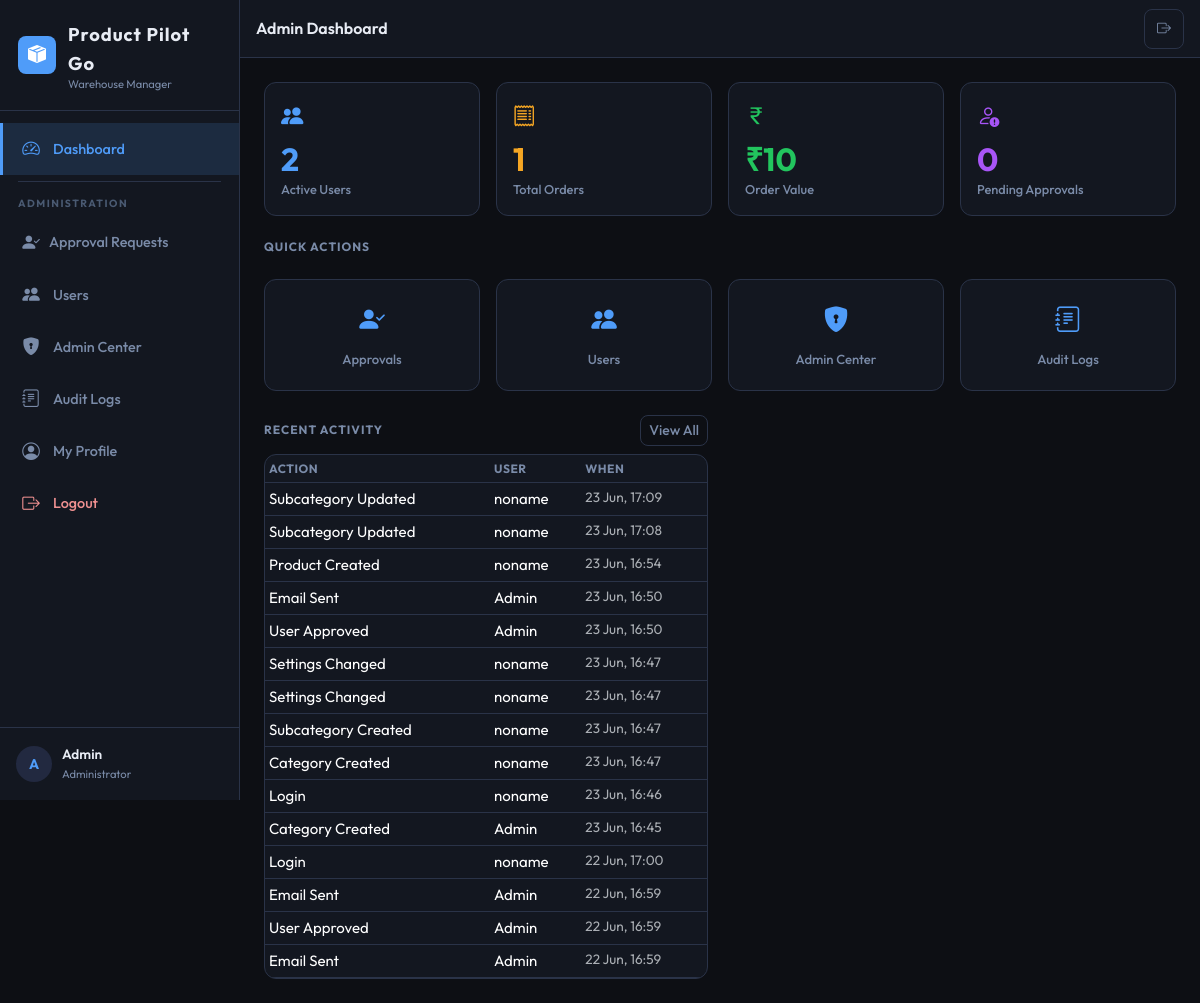
The app's page / (signed in) with its own data.
### aps/models.py (models this page shows, shortened)
class AuditLog(models.Model):
    ACTION_LOGIN = 'login'
    ACTION_LOGOUT = 'logout'
    ACTION_USER_APPROVED = 'user_approved'
    ACTION_USER_REJECTED = 'user_rejected'
    ACTION_USER_DEACTIVATED = 'user_deactivated'
    ACTION_USER_ACTIVATED = 'user_activated'
    ACTION_PRODUCT_CREATED = 'product_created'
    ACTION_PRODUCT_UPDATED = 'product_updated'
    ACTION_PRODUCT_DELETED = 'product_deleted'
    ACTION_PRODUCT_RESTORED = 'product_restored'
    ACTION_PRODUCT_PERMANENT_DELETE = 'product_permanent_delete'
    ACTION_INVENTORY_CREATED = 'inventory_created'
    ACTION_INVENTORY_UPDATED = 'inventory_updated'
    ACTION_INVENTORY_DELETED = 'inventory_deleted'
    ACTION_LOCATION_CHANGED = 'location_changed'
    ACTION_ORDER_CREATED = 'order_created'
    ACTION_ORDER_UPDATED = 'order_updated'
    ACTION_ORDER_DELETED = 'order_deleted'
    ACTION_EXPORT = 'export'
    ACTION_SETTINGS_CHANGED = 'settings_changed'
    ACTION_CATEGORY_CREATED = 'category_created'
    ACTION_CATEGORY_UPDATED = 'category_updated'
    ACTION_SUBCATEGORY_CREATED = 'subcategory_created'
    ACTION_SUBCATEGORY_UPDATED = 'subcategory_updated'
    ACTION_WISHLIST_ADD = 'wishlist_add'
    ACTION_WISHLIST_REMOVE = 'wishlist_remove'
    ACTION_PERMISSION_CHANGED = 'permission_changed'
    ACTION_EMAIL_SENT = 'email_sent'
    ACTION_EMAIL_FAILED = 'email_failed'
    ACTION_CHOICES = [
        (ACTION_LOGIN, 'Login'),
        (ACTION_LOGOUT, 'Logout'),
        (ACTION_USER_APPROVED, 'User Approved'),
        (ACTION_USER_REJECTED, 'User Rejected'),
        (ACTION_USER_DEACTIVATED, 'User Deactivated'),
        (ACTION_USER_ACTIVATED, 'User Activated'),
        (ACTION_PRODUCT_CREATED, 'Product Created'),
        (ACTION_PRODUCT_UPDATED, 'Product Updated'),
        (ACTION_PRODUCT_DELETED, 'Product Deleted'),
        (ACTION_PRODUCT_RESTORED, 'Product Restored'),
        (ACTION_PRODUCT_PERMANENT_DELETE, 'Product Permanently Deleted'),
        (ACTION_INVENTORY_CREATED, 'Inventory Created'),
        (ACTION_INVENTORY_UPDATED, 'Inventory Updated'),
        (ACTION_INVENTORY_DELETED, 'Inventory Deleted'),
        (ACTION_LOCATION_CHANGED, 'Location Changed'),
        (ACTION_ORDER_CREATED, 'Order Created'),
        (ACTION_ORDER_UPDATED, 'Order Updated'),
        (ACTION_ORDER_DELETED, 'Order Deleted'),
        (ACTION_EXPORT, 'Data Export'),
        (ACTION_SETTINGS_CHANGED, 'Settings Changed'),
        (ACTION_CATEGORY_CREATED, 'Category Created'),
        (ACTION_CATEGORY_UPDATED, 'Category Updated'),
        (ACTION_SUBCATEGORY_CREATED, 'Subcategory Created'),
        (ACTION_SUBCATEGORY_UPDATED, 'Subcategory Updated'),
        (ACTION_WISHLIST_ADD, 'Wishlist Add'),
        (ACTION_WISHLIST_REMOVE, 'Wishlist Remove'),
        (ACTION_PERMISSION_CHANGED, 'Permission Changed'),
        (ACTION_EMAIL_SENT, 'Email Sent'),
        (ACTION_EMAIL_FAILED, 'Email Failed'),
    ]
    user = models.ForeignKey(
        User,
        on_delete=models.SET_NULL,
        null=True, blank=True,
        related_name='audit_logs',
        help_text='User who performed the action.',
    )
    action = models.CharField(max_length=40, choices=ACTION_CHOICES, db_index=True)
    object_type = models.CharField(max_length=50, blank=True, db_index=True)
    object_id = models.PositiveIntegerField(null=True, blank=True, db_index=True)
    object_repr = models.CharField(max_length=255, blank=True)
    details = models.TextField(blank=True, help_text='JSON or text details of the change.')
    ip_address = models.GenericIPAddressField(null=True, blank=True)
    user_agent = models.CharField(max_length=500, blank=True)
    created_at = models.DateTimeField(auto_now_add=True, db_index=True)
    class Meta:
        ordering = ['-created_at']
        verbose_name = 'Audit Log'
        verbose_name_plural = 'Audit Logs'
        indexes = [
            models.Index(fields=['action', '-created_at'], name='idx_audit_action_date'),
            models.Index(fields=['user', '-created_at'], name='idx_audit_user_date'),
            models.Index(fields=['object_type', 'object_id'], name='idx_audit_object'),
        ]

### aps/views/dashboard.py (the view, shortened to what this page needs)
# urls.py: path('', views.dashboard, name='dashboard'),
@login_required
def dashboard(request):
    if is_administrator(request.user):
        stats = DashboardService.company_stats(request.user)
        context = {
            'page_title': 'Admin Dashboard',
            'active_menu': 'dashboard',
            'is_admin_dashboard': True,
            **stats,
        }
    return render(request, 'aps/dashboard.html', context)

### aps/permissions.py (called while the page is built, shortened)
def is_administrator(user):
    return user.is_authenticated and user.is_active and (
        user.is_staff or user.is_superuser
    )

def can_export(user):
    if is_administrator(user):
        return True
    profile = get_user_profile(user)
    return profile and profile.can_export

def can_manage_settings(user):
    if is_administrator(user):
        return True

def can_delete_products(user):
    if is_administrator(user):
        return True
    profile = get_user_profile(user)
    return profile and profile.can_delete_products

### aps/templatetags/aps_tags.py (called while the page is built)
@register.simple_tag
def active_class(request, *url_names):
    try:
        match = resolve(request.path)
        if match.url_name in url_names:
            return "active"
    except Resolver404:
        pass
    return ""

@register.filter(name="currency")
def currency_filter(value):
    try:
        amount = float(value)
        if amount == int(amount):
            return f"₹{int(amount):,}"
        return f"₹{amount:,.2f}"
    except (ValueError, TypeError):
        return f"₹{value}"

### aps/templates/aps/dashboard.html (shortened to what this page needs)
{% extends 'aps/base.html' %}
{% load static %}
{% load aps_tags %}
{% block content %}
<div class="row g-3 mb-4">
  {% if is_admin_dashboard %}
  <div class="col-6 col-lg-3">
    <a href="{% url 'users_list' %}" class="stat-card stat-blue d-block text-decoration-none">
      <div class="stat-icon"><i class="bi bi-people-fill"></i></div>
      <div class="stat-value">{{ active_users }}</div>
      <div class="stat-label">Active Users</div>
    </a>
  </div>
  <div class="col-6 col-lg-3">
    <div class="stat-card stat-amber">
      <div class="stat-icon"><i class="bi bi-receipt"></i></div>
      <div class="stat-value">{{ total_orders }}</div>
      <div class="stat-label">Total Orders</div>
    </div>
  </div>
  <div class="col-6 col-lg-3">
    <div class="stat-card stat-green">
      <div class="stat-icon"><i class="bi bi-currency-rupee"></i></div>
      <div class="stat-value">{{ total_order_value|currency }}</div>
      <div class="stat-label">Order Value</div>
    </div>
  </div>
  <div class="col-6 col-lg-3">
    <a href="{% url 'approval_requests' %}" class="stat-card stat-purple d-block text-decoration-none">
      <div class="stat-icon"><i class="bi bi-person-exclamation"></i></div>
      <div class="stat-value">{{ pending_users }}</div>
      <div class="stat-label">Pending Approvals</div>
    </a>
  </div>
  {% endif %}
</div>
<div class="row g-3 mb-4">
  <div class="col-12">
    <h6 class="section-label">Quick Actions</h6>
  </div>
  {% if is_admin_dashboard %}
  <div class="col-6 col-md-3">
    <a href="{% url 'approval_requests' %}" class="quick-action-card">
      <i class="bi bi-person-check-fill"></i>
      <span>Approvals</span>
    </a>
  </div>
  <div class="col-6 col-md-3">
    <a href="{% url 'users_list' %}" class="quick-action-card">
      <i class="bi bi-people-fill"></i>
      <span>Users</span>
    </a>
  </div>
  <div class="col-6 col-md-3">
    <a href="{% url 'admin_control' %}" class="quick-action-card">
      <i class="bi bi-shield-lock-fill"></i>
      <span>Admin Center</span>
    </a>
  </div>
  <div class="col-6 col-md-3">
    <a href="{% url 'admin_audit_logs' %}" class="quick-action-card">
      <i class="bi bi-journal-text"></i>
      <span>Audit Logs</span>
    </a>
  </div>
  {% endif %}
</div>
<div class="row g-4">
  <div class="col-12 col-lg-6">
    <div class="mb-2 d-flex align-items-center justify-content-between">
      <h6 class="section-label mb-0">{% if is_admin_dashboard %}Recent Activity{% else %}My Recent Orders{% endif %}</h6>
      <a href="{% if is_admin_dashboard %}{% url 'admin_audit_logs' %}{% else %}{% url 'order_list' %}{% endif %}" class="btn btn-sm btn-outline-secondary">View All</a>
    </div>
    {% if is_admin_dashboard and recent_activity %}
    <div class="data-table-wrap">
      <table class="table table-dark table-hover table-sm mb-0">
        <thead><tr><th>Action</th><th>User</th><th>When</th></tr></thead>
        <tbody>
          {% for log in recent_activity %}
          <tr>
            <td>{{ log.get_action_display }}</td>
            <td>{{ log.user.username|default:"—" }}</td>
            <td class="text-muted text-sm">{{ log.created_at|date:"d M, H:i" }}</td>
          </tr>
          {% endfor %}
        </tbody>
      </table>
    </div>
    {% else %}
    <div class="empty-state py-4">
      <p class="text-muted mb-0">No recent orders yet.</p>
    </div>
    {% endif %}
  </div>
</div>
{% endblock %}

### aps/templates/aps/base.html (shortened to what this page needs)
{% load static %}
{% load aps_tags %}
<!DOCTYPE html>
<html lang="en" data-bs-theme="dark">
<head>
  <link rel="stylesheet" href="https://cdn.jsdelivr.net/npm/bootstrap@5.3.3/dist/css/bootstrap.min.css">
  <link rel="stylesheet" href="https://cdn.jsdelivr.net/npm/bootstrap-icons@1.11.3/font/bootstrap-icons.css">
  <link rel="stylesheet" href="{% static 'css/main.css' %}">
</head>
<body>
{% if user.is_authenticated %}
  <div class="app-wrapper">
    <aside class="sidebar d-none d-lg-flex flex-column">
      <div class="sidebar-brand">
        <div class="brand-icon"><i class="bi bi-box-seam-fill"></i></div>
        <div>
          <span class="brand-name">Product Pilot Go</span>
          <div class="brand-sub">Warehouse Manager</div>
        </div>
      </div>
      {% include 'aps/sidebar_nav.html' %}
      <div class="sidebar-footer">
        <div class="user-chip">
          <div class="user-avatar">{{ user.username|first|upper }}</div>
          <div class="user-info">
            <span class="user-name">{{ user.username }}</span>
            <span class="user-role">{% if user.is_superuser %}Administrator{% elif user.is_staff %}Administrator{% else %}Staff Member{% endif %}</span>
          </div>
        </div>
      </div>
    </aside>
    <div class="main-area">
      <nav class="topnav">
        <div class="topnav-title">{{ page_title|default:"Dashboard" }}</div>
        <div class="topnav-actions">
          <a href="{% url 'logout' %}" class="btn btn-icon btn-outline-secondary btn-sm" title="Logout">
            <i class="bi bi-box-arrow-right"></i>
          </a>
        </div>
      </nav>
      <main class="page-content">
        {% block content %}{% endblock %}
      </main>
    </div>
  </div>
{% else %}
  {% block auth_content %}{% endblock %}
{% endif %}
</body>
</html>

### records on screen
AuditLog: action "Subcategory Updated", user.username "noname", created_at "23 Jun, 17:09"
AuditLog: action "Subcategory Updated", user.username "noname", created_at "23 Jun, 17:08"
AuditLog: action "Product Created", user.username "noname", created_at "23 Jun, 16:54"
AuditLog: action "Email Sent", user.username "Admin", created_at "23 Jun, 16:50"
AuditLog: action "User Approved", user.username "Admin", created_at "23 Jun, 16:50"
AuditLog: action "Settings Changed", user.username "noname", created_at "23 Jun, 16:47"
AuditLog: action "Settings Changed", user.username "noname", created_at "23 Jun, 16:47"
AuditLog: action "Subcategory Created", user.username "noname", created_at "23 Jun, 16:47"
AuditLog: action "Category Created", user.username "noname", created_at "23 Jun, 16:47"
AuditLog: action "Login", user.username "noname", created_at "23 Jun, 16:46"
AuditLog: action "Category Created", user.username "Admin", created_at "23 Jun, 16:45"
AuditLog: action "Login", user.username "noname", created_at "22 Jun, 17:00"
AuditLog: action "Email Sent", user.username "Admin", created_at "22 Jun, 16:59"
AuditLog: action "User Approved", user.username "Admin", created_at "22 Jun, 16:59"
AuditLog: action "Email Sent", user.username "Admin", created_at "22 Jun, 16:59"

### other values on screen
{{ user.username|first|upper }} "A"
{{ user.username }} "Admin"
{{ page_title|default:"Dashboard" }} "Admin Dashboard"
{{ active_users }} "2"
{{ total_orders }} "1"
{{ total_order_value|currency }} "₹10"
{{ pending_users }} "0"
